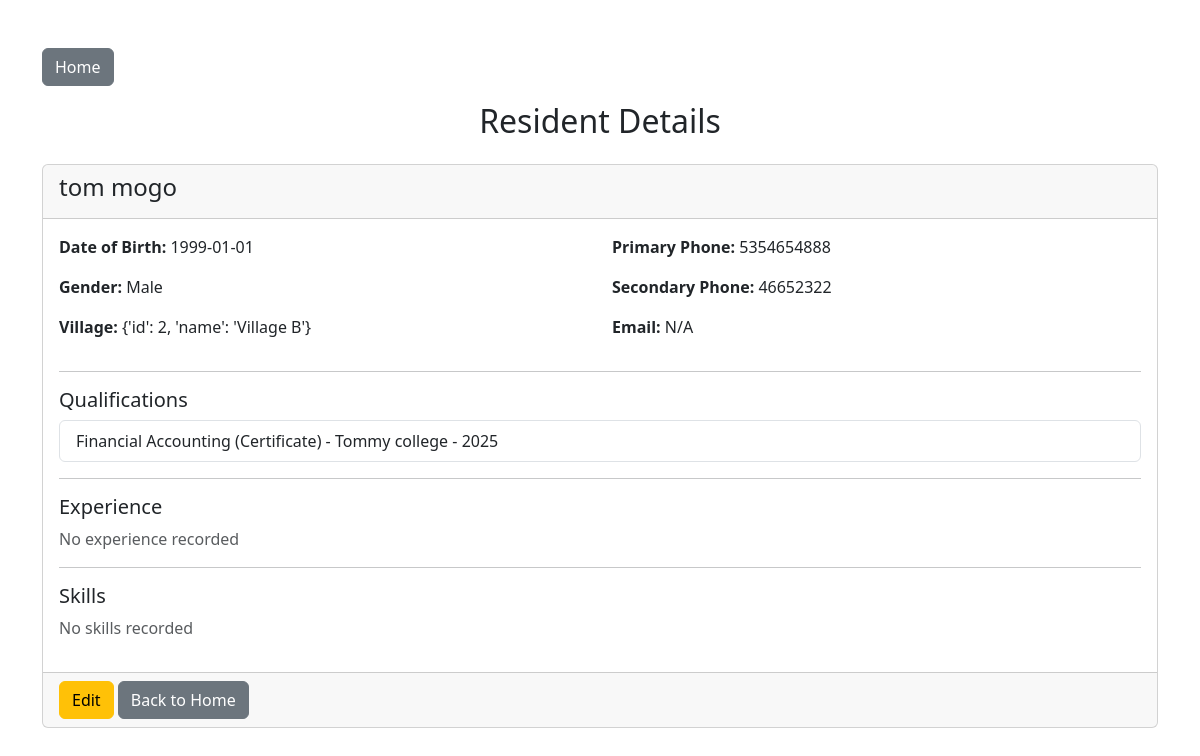
/view-resident/3, run on the app's committed database.
### app/models.py (models this page shows)
class Resident(Base):
    __tablename__ = "residents"
    id = Column(Integer, primary_key=True, index=True)
    first_name = Column(String, nullable=False)
    last_name = Column(String, nullable=False)
    dob = Column(Date, nullable=False)
    gender = Column(String, nullable=False)
    village = Column(String, nullable=False)
    cellphone_no = Column(String, nullable=False)
    cellphone_no2 = Column(String)
    email = Column(String)
    qualifications = relationship("Qualification", back_populates="resident", cascade="all, delete-orphan")
    experiences = relationship("Experience", back_populates="resident", cascade="all, delete-orphan")
    skills = relationship("Skill", back_populates="resident", cascade="all, delete-orphan")

class Qualification(Base):
    __tablename__ = "qualifications"
    id = Column(Integer, primary_key=True, index=True)
    institution = Column(String)
    name = Column(String)
    type = Column(String)
    level = Column(String)
    year = Column(String)
    resident_id = Column(Integer, ForeignKey("residents.id"))
    resident = relationship("Resident", back_populates="qualifications")

### app/resident_routes.py (the view)
@router.get("/view-resident/{resident_id}", response_class=HTMLResponse)
async def view_resident(request: Request, resident_id: int, db: Session = Depends(get_db)):
    resident = db.query(Resident).filter(Resident.id == resident_id).first()
    if not resident:
        return RedirectResponse(url="/", status_code=303)
    return templates.TemplateResponse(
        "view_resident.html",
        {
            "request": request,
            "resident": resident
        }
    )

### app/templates/view_resident.html (shortened to what this page needs)
<!DOCTYPE html>
<html>
<head>
    <link href="https://cdn.jsdelivr.net/npm/bootstrap@5.3.3/dist/css/bootstrap.min.css" rel="stylesheet">
</head>
<body>
  <div class="container mt-5">
      <a href="/" class="btn btn-secondary mb-3">Home</a>
      <h2 class="mb-4 text-center">Resident Details</h2>
      <div class="card">
          <div class="card-header">
              <h4>{{ resident.first_name }} {{ resident.last_name }}</h4>
          </div>
          <div class="card-body">
              <div class="row">
                  <div class="col-md-6">
                      <p><strong>Date of Birth:</strong> {{ resident.dob }}</p>
                      <p><strong>Gender:</strong> {{ resident.gender }}</p>
                      <p><strong>Village:</strong> {{ resident.village }}</p>
                  </div>
                  <div class="col-md-6">
                      <p><strong>Primary Phone:</strong> {{ resident.cellphone_no }}</p>
                      <p><strong>Secondary Phone:</strong> {{ resident.cellphone_no2 or 'N/A' }}</p>
                      <p><strong>Email:</strong> {{ resident.email or 'N/A' }}</p>
                  </div>
              </div>
              <hr>
              <h5>Qualifications</h5>
              {% if resident.qualifications %}
              <ul class="list-group">
                  {% for qual in resident.qualifications %}
                  <li class="list-group-item">
                      {{ qual.name }} ({{ qual.type }}) - {{ qual.institution }} - {{ qual.year }}
                  </li>
                  {% endfor %}
              </ul>
              {% else %}
              <p class="text-muted">No qualifications recorded</p>
              {% endif %}
              <hr>
              <h5>Experience</h5>
              {% if resident.experiences %}
              <ul class="list-group">
                  {% for exp in resident.experiences %}
                  <li class="list-group-item">
                      {{ exp.position }} at {{ exp.company }} - {{ exp.years }} years
                  </li>
                  {% endfor %}
              </ul>
              {% else %}
              <p class="text-muted">No experience recorded</p>
              {% endif %}
              <hr>
              <h5>Skills</h5>
              {% if resident.skills %}
              <ul class="list-group">
                  {% for skill in resident.skills %}
                  <li class="list-group-item">{{ skill.name }}</li>
                  {% endfor %}
              </ul>
              {% else %}
              <p class="text-muted">No skills recorded</p>
              {% endif %}
          </div>
          <div class="card-footer">
              <a href="/edit-resident/{{ resident.id }}" class="btn btn-warning">Edit</a>
              <a href="/" class="btn btn-secondary">Back to Home</a>
          </div>
      </div>
  </div>
</body>
</html>

### data on the page
Resident: first_name "tom", last_name "mogo", dob "1999-01-01", gender "Male", village "{'id': 2, 'name': 'Village B'}", cellphone_no "5354654888", cellphone_no2 "46652322", email "N/A"
Qualification: name "Financial Accounting", type "Certificate", institution "Tommy college", year "2025"
